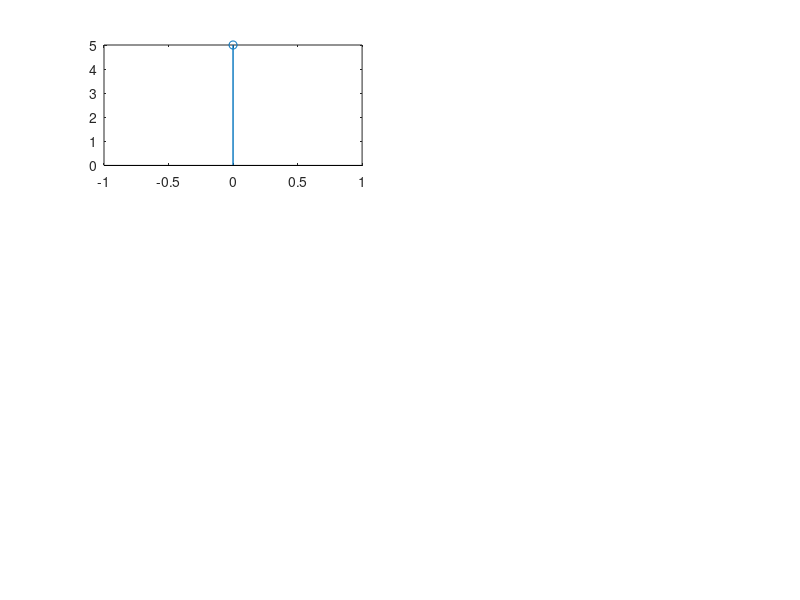

Source code (MATLAB): (Note: this script raises an error after producing the figure.)
clear all;
close all;
clc

s = input("Enter the sequence: ");
m = input("Enter the number of shifts: ");

N = length(s);

n = 1:N;
k = n;
k1 = n - 1;
widthOfLine = 1;

x(n) = s;

DFT(k) = fft(x(n));
disp("Input Sequence:");
disp(s);
disp("DFT of the input sequence is:");
disp(DFT(k));

shiftedDFT(k) = fft(x(circshift(n, m)));
disp("Circularly Shifted Signal:");
disp(x(circshift(n, m)));
disp("DFT of circularly shifted signal:");
disp(shiftedDFT);

shiftedUsingProperty(k) = DFT * (exp(-i * 2 * pi * (k - 1) * m / N) .* eye(N));
disp("DFT of circularly shifted signal using property:");
disp(shiftedUsingProperty);

% DFT of signal

subplot(3, 2, 1);
localY = abs(DFT.');
stem(k1, localY, "lineWidth", widthOfLine);
setAxisLimits(axis);
setPlotAttributes("n \rightarrow", "Amplitude", "DFT of $$ x(n) $$");
grid on;

subplot(3, 2, 2);
localY = angle(round(DFT.', 5)) * 180 / pi;
stem(k1, localY, "lineWidth", widthOfLine);
setAxisLimits(axis);
setPlotAttributes("n \rightarrow", "Phase (°)", "DFT of $$ x(n) $$");
grid on;

% DFT of shifted signal

subplot(3, 2, 3);
localY = abs(shiftedDFT.');
stem(k1, localY, "lineWidth", widthOfLine);
setAxisLimits(axis);
setPlotAttributes("n \rightarrow", "Amplitude", "DFT of $$ x(n+m) $$");
grid on;

subplot(3, 2, 4);
localY = angle(round(shiftedDFT.', 5)) * 180 / pi;
stem(k1, localY, "lineWidth", widthOfLine);
setAxisLimits(axis);
setPlotAttributes("n \rightarrow", "Phase (°)", "DFT of $$ x(n+m) $$");
grid on;

% DFT of shifted signal using property

subplot(3, 2, 5);
localY = abs(shiftedUsingProperty.');
stem(k1, localY, "lineWidth", widthOfLine);
setAxisLimits(axis);
setPlotAttributes("n \rightarrow", "Amplitude", "DFT of $$ x(n+m) $$ using property");
grid on;

subplot(3, 2, 6);
localY = angle(round(shiftedUsingProperty.', 5)) * 180 / pi;
stem(k1, localY, "lineWidth", widthOfLine);
setAxisLimits(axis);
setPlotAttributes("n \rightarrow", "Phase (°)", "DFT of $$ x(n+m) $$ using property");
grid on;
